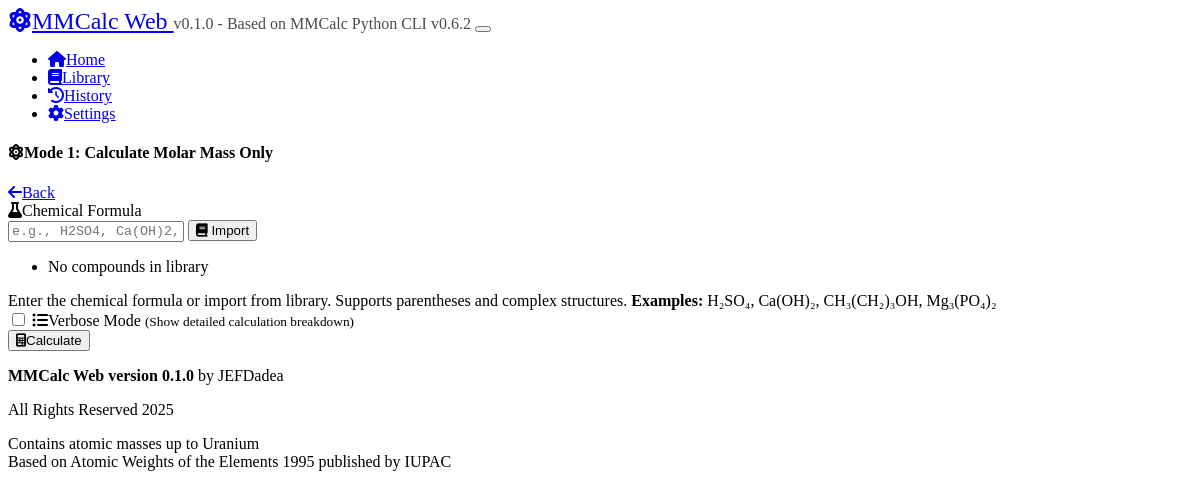
The app's page /calculate, older data.
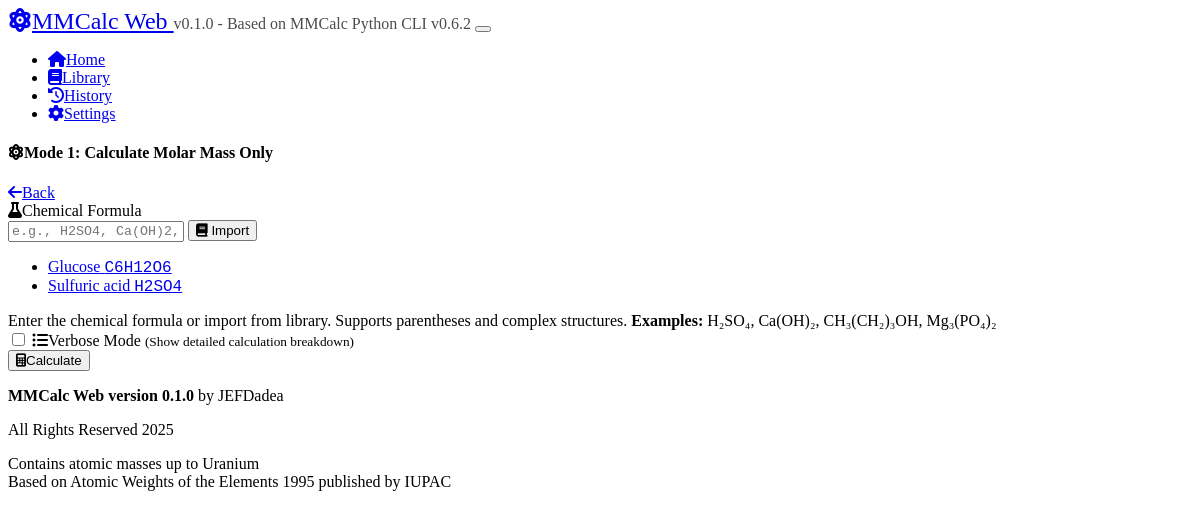
The same page, newer data.
### models.py (models this page shows, shortened)
class SavedCompound(db.Model):
    id = db.Column(db.Integer, primary_key=True)
    name = db.Column(db.String(100), unique=True, nullable=False)
    formula = db.Column(db.String(200), nullable=False)
    molar_mass = db.Column(db.Float, nullable=False)
    created_at = db.Column(db.DateTime, default=db.func.current_timestamp())

### app.py (the view, shortened to what this page needs)
@app.route('/calculate', methods=['GET', 'POST'])
def calculate():
    if request.method == 'GET':
        mode = request.args.get('mode', '1')
        library_compounds = compound_library.get_all_compounds()
        default_unit = get_setting('default_unit', 'mmol')
        return render_template('calculate.html', mode=mode, library_compounds=library_compounds, default_unit=default_unit)

### app.py (called while the page is built)
def get_setting(key, default):
    setting = UserSettings.query.filter_by(setting_key=key).first()
    return setting.setting_value if setting else default

### compound_library.py (called while the page is built)
    def get_all_compounds(self):
        try:
            compounds = SavedCompound.query.order_by(SavedCompound.name).all()
            return [{
                'id': compound.id,
                'name': compound.name,
                'formula': compound.formula,
                'molar_mass': compound.molar_mass,
                'created_at': compound.created_at
            } for compound in compounds]
        except Exception as e:
            print(f"Error getting compounds: {e}")
            return []

### templates/calculate.html (shortened to what the changed rows need)
{% extends "base.html" %}
{% block content %}
<div class="container">
    <div class="row justify-content-center">
        <div class="col-lg-8">
            <div class="card mb-4">
                <div class="card-body">
                    <form method="POST">
                        <div class="mb-3">
                            <div class="input-group">
                                <ul class="dropdown-menu dropdown-menu-end" style="max-height: 300px; overflow-y: auto;">
                                    {% if library_compounds %}
                                        {% for compound_item in library_compounds %}
                                        <li>
                                            <a class="dropdown-item library-import" href="#"
                                               data-formula="{{ compound_item.formula }}"
                                               data-name="{{ compound_item.name }}">
                                                <div class="d-flex justify-content-between">
                                                    <span class="fw-semibold">{{ compound_item.name }}</span>
                                                    <span class="font-monospace text-muted">{{ compound_item.formula }}</span>
                                                </div>
                                            </a>
                                        </li>
                                        {% endfor %}
                                    {% else %}
                                        <li><span class="dropdown-item-text text-muted">No compounds in library</span></li>
                                    {% endif %}
                                </ul>
                            </div>
                        </div>
                    </form>
                </div>
            </div>
        </div>
    </div>
</div>
{% endblock %}

Row changes from the older to the newer data that the page shows:
added SavedCompound: name "Glucose", formula "C6H12O6"
added SavedCompound: name "Sulfuric acid", formula "H2SO4"
Text that changed along with them:
text no longer shown: "No compounds in library"
